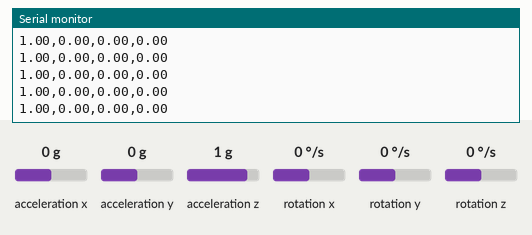
Recording of a sketch running on a simulated Arduino Uno, built with avr-gcc and run on an emulated ATmega328P. Parts: the last lines printed to the serial monitor. The test bench sets the inputs (shaded band); at power-on: acceleration x 0 g, rotation z 0 °/s, acceleration y 0 g, acceleration z 1 g, rotation x 0 °/s, rotation y 0 °/s.

Above: at 1.7 s.
1.8 s: acceleration x set to 0.8 g
At 2.7 s:
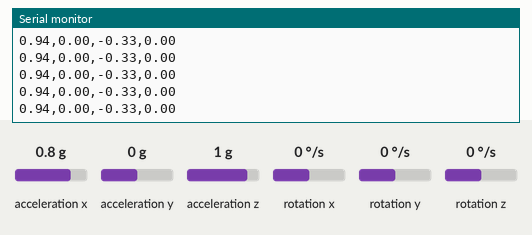
4.8 s: rotation z set to 100 °/s
At 5.4 s:
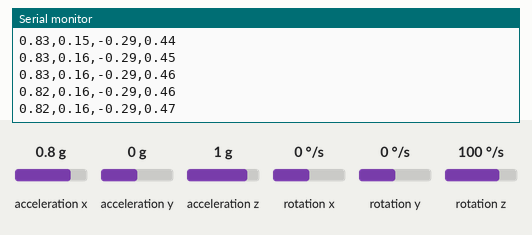
7.8 s: acceleration y set to -1.4 g
At 8.4 s:
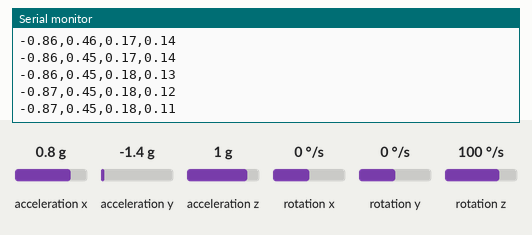
9.3 s: acceleration z set to -1.4 g
At 10.3 s:
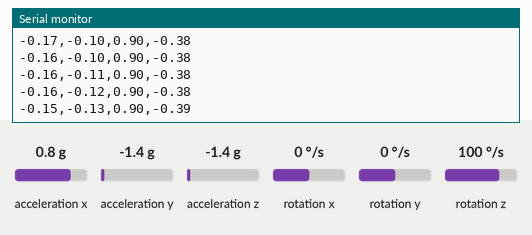
Timing chart, 0 to 11.8 s (numbered marks = the images above; inputs shaded):
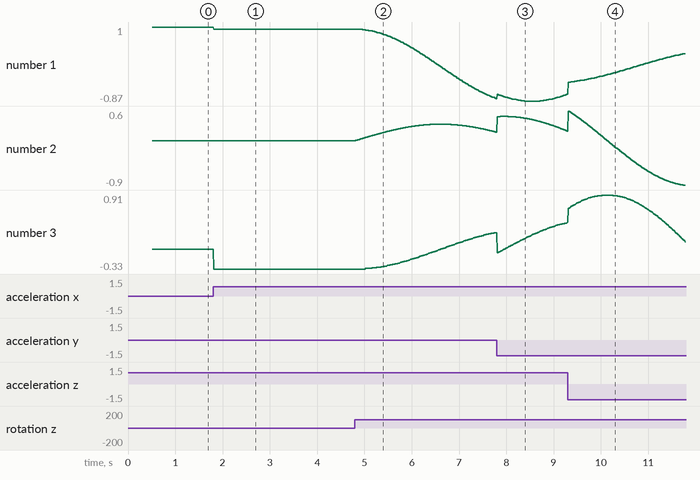

The sketch:

MPU6050_DMP6_ImuData_for_ROS.ino
```cpp
/*
  MPU6050 DMP6 for ROS

  Digital Motion Processor or DMP performs complex motion processing tasks.
  - Fuses the data from the accel, gyro, and external magnetometer if applied,
  compensating individual sensor noise and errors.
  - Detect specific types of motion without the need to continuously monitor
  raw sensor data with a microcontroller.
  - Reduce workload on the microprocessor.
  - Output processed data such as quaternions, Euler angles, and gravity vectors.

  The code includes auto-calibration and offsets generator tasks. Different
  output formats available.

  Find the full MPU6050 library documentation here:
  https://github.com/ElectronicCats/mpu6050/wiki
*/

#include "I2Cdev.h"
#include "MPU6050_6Axis_MotionApps20.h"

/* MPU6050 default I2C address is 0x68*/
MPU6050 mpu;
//MPU6050 mpu(0x69); //Use for AD0 high
//MPU6050 mpu(0x68, &Wire1); //Use for AD0 low, but 2nd Wire (TWI/I2C) object.

/*Conversion variables*/
#define EARTH_GRAVITY_MS2 9.80665  //m/s2
#define DEG_TO_RAD        0.017453292519943295769236907684886
#define RAD_TO_DEG        57.295779513082320876798154814105


/*---MPU6050 Control/Status Variables---*/
bool DMPReady = false;  // Set true if DMP init was successful
uint8_t MPUIntStatus;   // Holds actual interrupt status byte from MPU
uint8_t devStatus;      // Return status after each device operation (0 = success, !0 = error)
uint16_t packetSize;    // Expected DMP packet size (default is 42 bytes)
uint8_t FIFOBuffer[64]; // FIFO storage buffer

/*---MPU6050 Control/Status Variables---*/
Quaternion q;           // [w, x, y, z]         Quaternion container
VectorInt16 aa;         // [x, y, z]            Accel sensor measurements
VectorInt16 gg;         // [x, y, z]            Gyro sensor measurements
VectorInt16 aaWorld;    // [x, y, z]            World-frame accel sensor measurements
VectorInt16 ggWorld;    // [x, y, z]            World-frame gyro sensor measurements
VectorFloat gravity;    // [x, y, z]            Gravity vector
float euler[3];         // [psi, theta, phi]    Euler angle container
float ypr[3];           // [yaw, pitch, roll]   Yaw/Pitch/Roll container and gravity vector

void setup() {
  #if I2CDEV_IMPLEMENTATION == I2CDEV_ARDUINO_WIRE
    Wire.begin();
    Wire.setClock(400000); // 400kHz I2C clock. Comment on this line if having compilation difficulties
  #elif I2CDEV_IMPLEMENTATION == I2CDEV_BUILTIN_FASTWIRE
    Fastwire::setup(400, true);
  #endif

  Serial.begin(115200);
  while (!Serial);
  Serial.println(F("Initializing I2C devices..."));
  mpu.initialize();
  Serial.println(F("Testing MPU6050 connection..."));
  if(mpu.testConnection() == false){
    Serial.println("MPU6050 connection failed");
    //while(true);
  }
  else {
    Serial.println("MPU6050 connection successful");
  }

  /* Initializate and configure the DMP*/
  Serial.println(F("Initializing DMP..."));
  devStatus = mpu.dmpInitialize();

  /* Supply your gyro offsets here, scaled for min sensitivity */
  mpu.setXGyroOffset(0);
  mpu.setYGyroOffset(0);
  mpu.setZGyroOffset(0);
  mpu.setXAccelOffset(0);
  mpu.setYAccelOffset(0);
  mpu.setZAccelOffset(0);

  /* Making sure it worked (returns 0 if so) */
  if (devStatus == 0) {
    mpu.CalibrateAccel(6);  // Calibration Time: generate offsets and calibrate our MPU6050
    mpu.CalibrateGyro(6);
    Serial.println("These are the Active offsets: ");
    mpu.PrintActiveOffsets();
    Serial.println(F("Enabling DMP..."));   //Turning ON DMP
    mpu.setDMPEnabled(true);

    MPUIntStatus = mpu.getIntStatus();

    /* Set the DMP Ready flag so the main loop() function knows it is okay to use it */
    Serial.println(F("DMP ready! Waiting for first interrupt..."));
    DMPReady = true;
    packetSize = mpu.dmpGetFIFOPacketSize(); //Get expected DMP packet size for later comparison
  }
}

void loop() {
  if (!DMPReady) return;

  if (mpu.dmpGetCurrentFIFOPacket(FIFOBuffer)) {
    mpu.dmpGetQuaternion(&q, FIFOBuffer);

    // Output format: w,x,y,z
    // This is the cleanest way for Unity to parse the data
    Serial.print(q.w);
    Serial.print(",");
    Serial.print(q.x);
    Serial.print(",");
    Serial.print(q.y);
    Serial.print(",");
    Serial.println(q.z);

    // No delay or very small delay (2-5ms) is best for Unity
  }
}
```

Measured:
- after the input at 1.8 s, the serial monitor: prints a new line at once (image 1)
- after the input at 4.8 s, the serial monitor: prints a new line at once (image 2)
- plotted number 1: 1 → 0.94 after the input at 1.8 s, 0.94 → -0.81 after the input at 4.8 s
- plotted number 2: 0 → 0.17 after the input at 4.8 s
- plotted number 3: 0 → -0.33 after the input at 1.8 s, -0.33 → 0.28 after the input at 4.8 s
